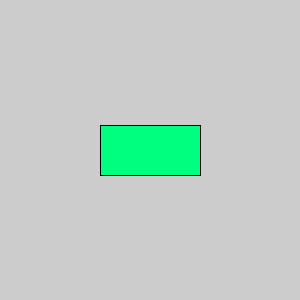
Frame 1 (no input)
Frame 60 (the mouse pressed at the canvas centre just before this capture): identical to frame 1, image omitted
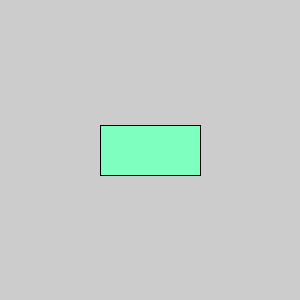
Frame 120 (the mouse held since frame 60 and released just before this capture)

The Processing sketch that drew these frames (run headless with seeded random() and noise(); from frame 60 on, the mouse is pressed at the canvas centre):

// Processing sketch: ex18
// ── ex18.pde
int sat = 100;

void setup(){
  size(300, 300); 
  colorMode(HSB, 360, 100, 100);
}

void draw(){
  
  fill(150, sat, 100);
  rect(width/2 - 50, height/2 - 25, 100, 50); 
  
  if (mouseX > width/2 - 50 && mouseX < width/2 + 50 && mouseY > height/2 - 25 && mouseY < height/2 + 25) sat = 50;
  else sat = 100;
}

void mousePressed(){
  if (mouseX > width/2 - 50 && mouseX < width/2 + 50 && mouseY > height/2 - 25 && mouseY < height/2 + 25) background(random(0, 360), 100, 100);
  else background(0, 0, 50);
}
